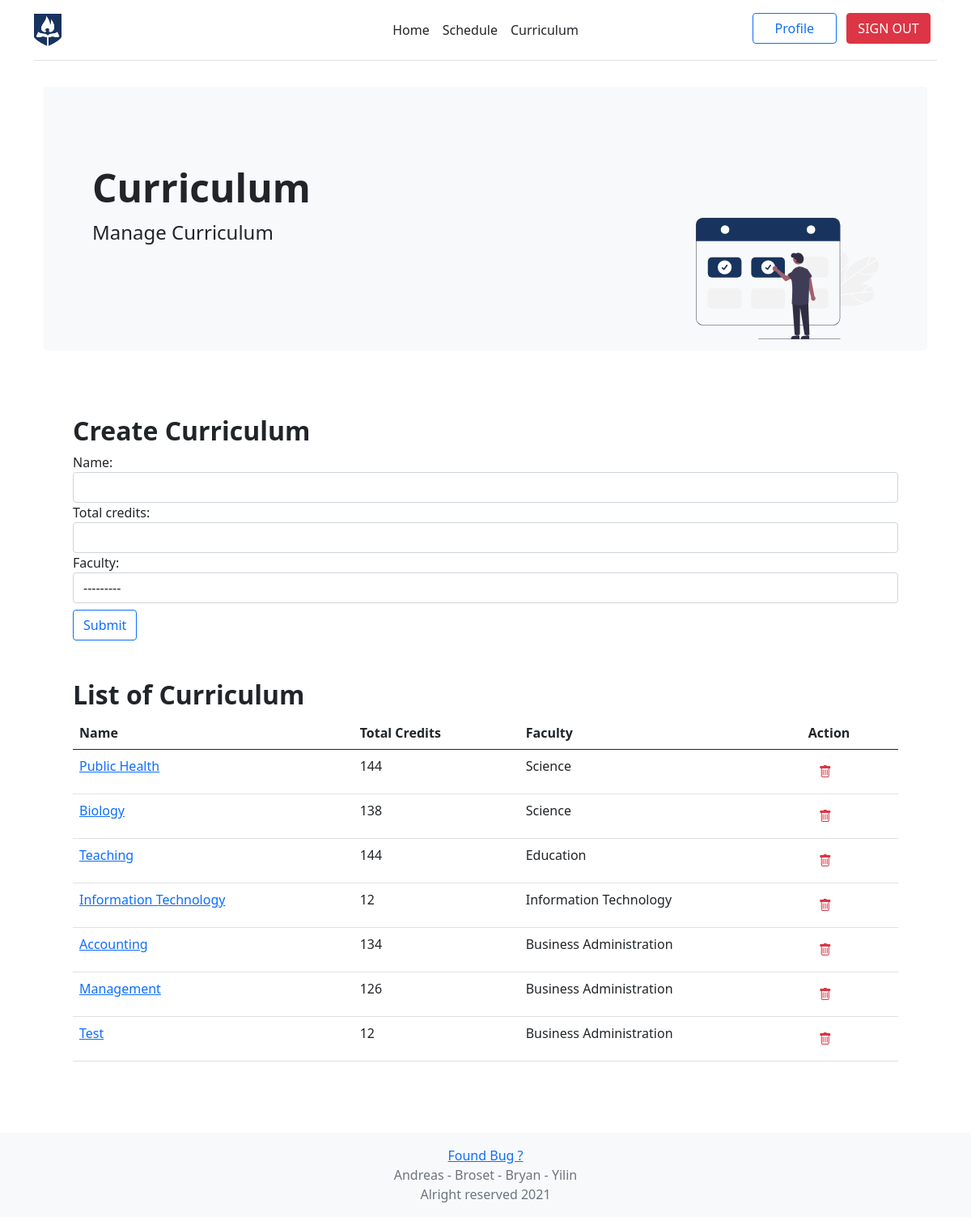
The app's page /ssapp/admin/curriculum (signed in), older data.
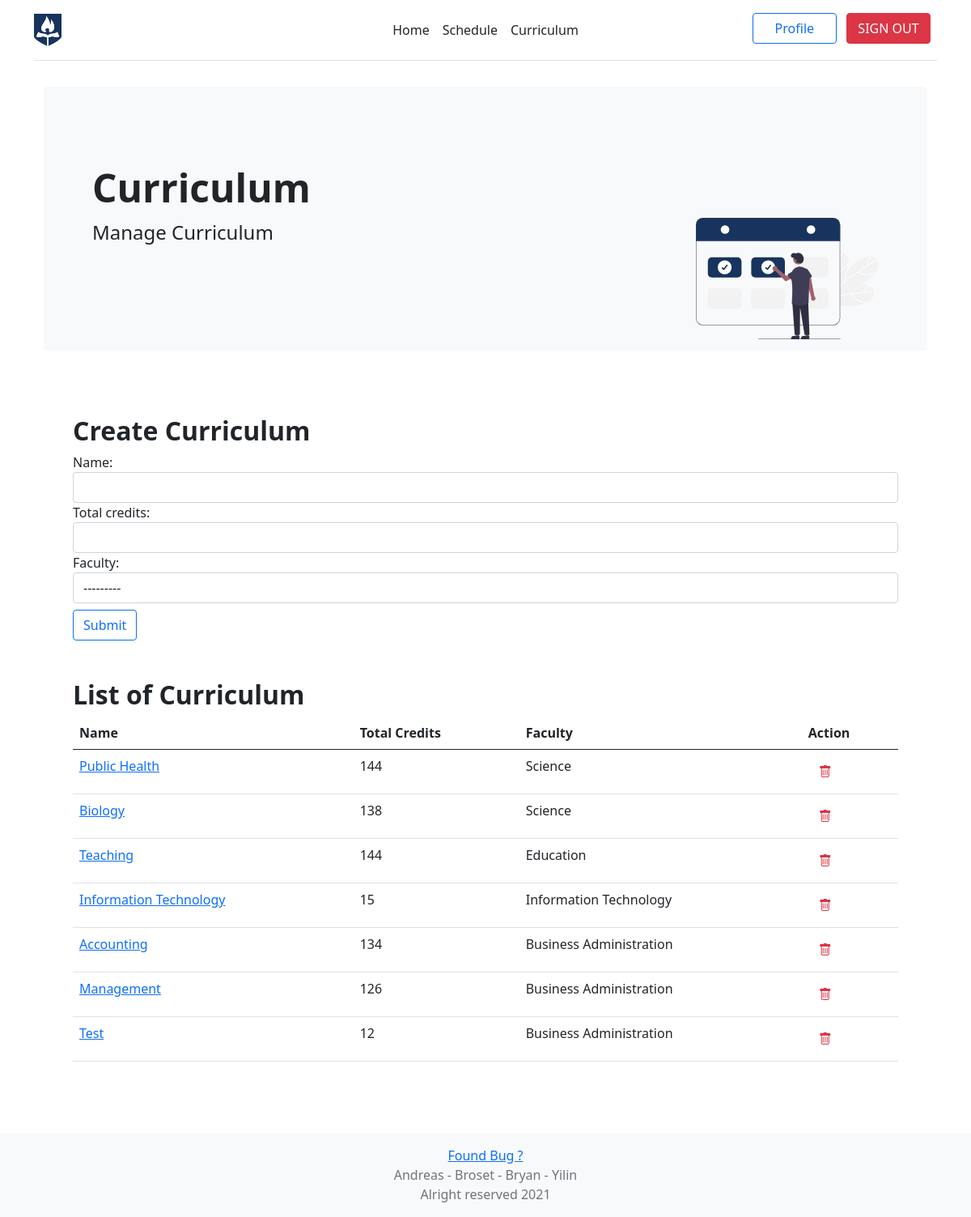
The same page, newer data.
### ssapp/models.py (models this page shows, shortened)
class Curriculum(models.Model):
    name = models.CharField(max_length=50, unique=True)
    total_credits = models.PositiveSmallIntegerField()
    faculty = models.ForeignKey(Faculty, on_delete=models.CASCADE)
    courses = models.ManyToManyField('Course', blank=True, related_name="curriculum")

class Faculty(models.Model):
    name = models.CharField(max_length=50, unique=True)
    short_name = models.CharField(max_length=5)
    def __str__(self):
        return "{}".format(self.name)

### ssapp/views.py (the view, shortened to what this page needs)
# urls.py: path("admin/curriculum", views.AdminCurriculum.as_view(), name="admin_curriculum"),
class AdminCurriculum(LoginRequiredMixin, generic.CreateView):
    login_url = '/accounts/login'
    form_class = CurriculumForm
    template_name = 'ssapp/admin/curriculum.html'
    def get(self, *args, **kwargs):
        all_curr = Curriculum.objects.all()
        form = self.form_class()
        context = {"all_curr": all_curr, "form": form}
        return render(self.request, self.template_name, context)

### ssapp/forms.py
class CurriculumForm(forms.ModelForm):
    def __init__(self, *args, **kwargs):
        super(CurriculumForm, self).__init__(*args, **kwargs)
        for name in self.fields.keys():
            self.fields[name].widget.attrs.update({
                'class': 'form-control',
            })
    class Meta:
        model = Curriculum
        fields = ('name', 'total_credits', 'faculty')

### ssapp/templates/ssapp/admin/curriculum.html (shortened to what this page needs)
{% extends 'ssapp/base.html' %}
{% load static %}
{% block html_head %}
    <link rel="stylesheet" href="https://cdn.jsdelivr.net/npm/bootstrap-icons@1.5.0/font/bootstrap-icons.css">
{% endblock %}
    {% block body %}
   <div class="container py-2">
      <div class="p-5 mb-4 bg-light rounded-3">
      <div class="container-fluid py-5 mb-2">
        <h1 class="display-5 fw-bold">Curriculum</h1>
            <img class="float-end" src="{% static 'images/undraw_Booking_re_gw4j.svg' %}" height="150px">
        <p class="col-md-8 fs-4 mb-4"> Manage Curriculum </p>
      </div>
      </div>
      </div>
      <div class="p-5">
          <div class="mb-5">
          <h2 class="display-7 fw-bold">Create Curriculum</h2>
          <form id="create_curriculum">
              {{ form }}
              <input type="submit" class="mt-2 btn btn-outline-primary" value="Submit" />
          </form>
          </div>
      <h2 class="display-7 fw-bold">List of Curriculum</h2>
      <table class="table">
          <thead>
          <tr>
              <th>Name</th>
              <th>Total Credits</th>
              <th>Faculty</th>
              <th>Action</th>
          </tr>
          </thead>
          <tbody>
          {% for curr in all_curr %}
          <tr>
              <td><a href="{% url 'ssapp:admin_detail_curriculum' curr.pk %}">{{ curr.name }} </a></td>
              <td>{{ curr.total_credits }}</td>
              <td>{{ curr.faculty }}</td>
              <td> <button type="button" id="delete_{{curr.pk}}" value="{{ curr.pk }}" class="btn btn-link"><i class="bi bi-trash text-danger"></i></button></td>
          </tr>
          {% endfor %}
          </tbody>
               </table>
      </div>
        {% endblock %}

Row changes from the older to the newer data that the page shows:
changed Curriculum "Information Technology": total_credits "12" → "15"
